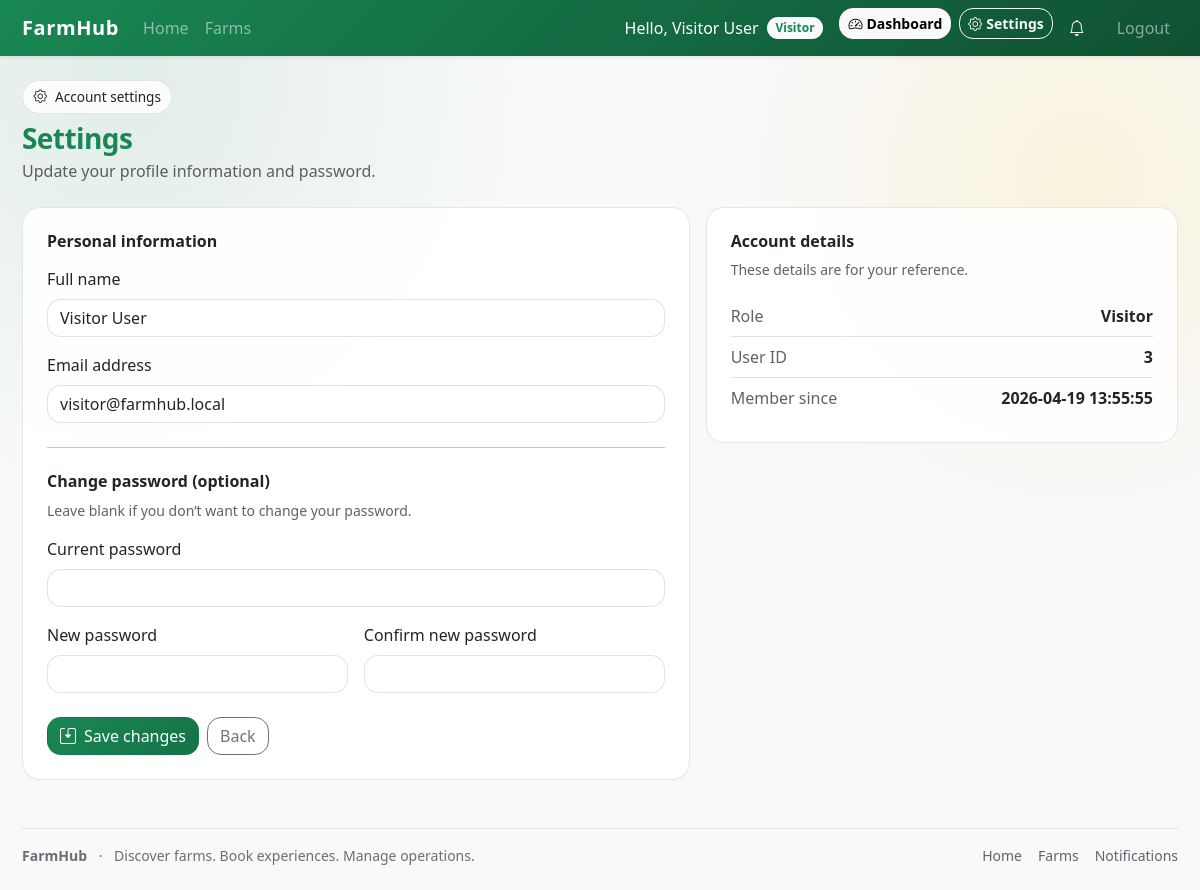
Screenshot of /public/settings (signed in) with the database file from the repository.
### tables this page shows
CREATE TABLE IF NOT EXISTS users (
  id INT UNSIGNED AUTO_INCREMENT PRIMARY KEY,
  name VARCHAR(100) NOT NULL,
  email VARCHAR(191) NOT NULL UNIQUE,
  password VARCHAR(255) NOT NULL,
  role_id INT UNSIGNED NOT NULL DEFAULT 1,
  is_active TINYINT(1) NOT NULL DEFAULT 1,
  created_at TIMESTAMP NOT NULL DEFAULT CURRENT_TIMESTAMP
);

CREATE TABLE IF NOT EXISTS roles (
  id INT UNSIGNED AUTO_INCREMENT PRIMARY KEY,
  name ENUM('visitor','owner','admin') NOT NULL UNIQUE
);

### app/controllers/SettingsController.php (called while the page is built, shortened)
<?php
class SettingsController extends BaseController
{
    public function index(): void
    {
        $user = $this->user();
        $userModel = new User();
        $fresh = $userModel->findById((int)$user['id']);
        $this->view('settings/index', [
            'user' => $fresh ?? $user,
        ]);
    }
}

### core/Router.php (called while the page is built, shortened)
<?php
class Router
{
    private array $routes = [
        'GET' => [],
        'POST' => [],
    ];
    public function get(string $path, string $handler): void
    {
        $this->routes['GET'][$this->normalize($path)] = $handler;
    }
    public function post(string $path, string $handler): void
    {
        $this->routes['POST'][$this->normalize($path)] = $handler;
    }
    public function dispatch(string $uri, string $method): void
    {
        $rawPath = parse_url($uri, PHP_URL_PATH) ?? '/';
        $publicPos = strrpos($rawPath, '/public');
        if ($publicPos !== false) {
            $path = substr($rawPath, $publicPos + strlen('/public'));
        } else {
            $path = $rawPath;
        }
        $path = $this->normalize($path);
        $method = strtoupper($method);
        $handler = $this->routes[$method][$path] ?? null;
        [$controllerName, $action] = explode('@', $handler);
        $controller = new $controllerClass();
        $controller->$action();
    }
    private function normalize(string $path): string
    {
        $path = rtrim($path, '/');
        return $path === '' ? '/' : $path;
    }
}

### public/index.php (called while the page is built, shortened)
<?php
require_once dirname(__DIR__) . '/core/bootstrap.php';
$router = new Router();
$router->get('/', 'HomeController@index');
$router->get('/farms', 'FarmController@index');
$router->get('/farm/view', 'FarmController@show');
$router->post('/search/farms', 'FarmController@search');
$router->get('/login', 'AuthController@showLogin');
$router->post('/login', 'AuthController@login');
$router->get('/register', 'AuthController@showRegister');
$router->post('/register', 'AuthController@register');
$router->get('/logout', 'AuthController@logout');
$router->get('/booking/availability', 'BookingController@availability');
$router->post('/booking/create', 'BookingController@create');
$router->post('/booking/update-status', 'BookingController@updateStatus');
$router->post('/booking/cancel', 'BookingController@cancel');
$router->get('/dashboard/owner', 'OwnerDashboardController@index');
$router->get('/dashboard/owner/bookings', 'OwnerDashboardController@bookings');
$router->get('/dashboard/admin', 'AdminDashboardController@index');
$router->get('/dashboard/visitor', 'VisitorDashboardController@index');
$router->get('/visitor/bookings', 'VisitorDashboardController@bookings');
$router->get('/owner/farms', 'OwnerFarmController@index');
$router->get('/owner/farm/create', 'OwnerFarmController@create');
$router->post('/owner/farm/store', 'OwnerFarmController@store');
$router->get('/owner/farm/edit', 'OwnerFarmController@edit');
$router->post('/owner/farm/update', 'OwnerFarmController@update');
$router->post('/owner/farm/delete', 'OwnerFarmController@delete');
$router->post('/owner/farm/image/delete', 'OwnerFarmController@deleteImage');
$router->get('/owner/farm/activities', 'OwnerActivityController@index');
$router->get('/owner/farm/activity/create', 'OwnerActivityController@create');
$router->post('/owner/farm/activity/store', 'OwnerActivityController@store');
$router->get('/owner/farm/activity/edit', 'OwnerActivityController@edit');
$router->post('/owner/farm/activity/update', 'OwnerActivityController@update');
$router->post('/owner/farm/activity/delete', 'OwnerActivityController@delete');
$router->get('/owner/farm/schedules', 'OwnerScheduleController@index');
$router->get('/owner/farm/schedule/create', 'OwnerScheduleController@create');
$router->post('/owner/farm/schedule/store', 'OwnerScheduleController@store');
$router->get('/owner/farm/schedule/edit', 'OwnerScheduleController@edit');
$router->post('/owner/farm/schedule/update', 'OwnerScheduleController@update');
$router->post('/owner/farm/schedule/delete', 'OwnerScheduleController@delete');
$router->get('/notifications', 'NotificationController@index');
$router->post('/notifications/mark-read', 'NotificationController@markRead');
$router->get('/notifications/unread-count', 'NotificationController@unreadCount');
$router->get('/settings', 'SettingsController@index');
$router->post('/settings', 'SettingsController@update');
$router->get('/admin/farms', 'AdminFarmController@index');
$router->post('/admin/farms/update-status', 'AdminFarmController@updateStatus');
$router->get('/admin/users', 'AdminUserController@index');
$router->post('/admin/users/update-role', 'AdminUserController@updateRole');
$router->post('/admin/users/toggle-status', 'AdminUserController@toggleStatus');
$router->get('/admin/reports', 'AdminReportController@index');
$router->post('/admin/reports/generate', 'AdminReportController@generate');
$router->get('/admin/activity', 'AdminActivityController@index');
$router->get('/admin/alerts', 'AdminAlertController@index');
$router->dispatch($_SERVER['REQUEST_URI'], $_SERVER['REQUEST_METHOD']);

### core/helpers.php (called while the page is built, shortened)
<?php
function base_url(string $path = ''): string
{
    $scheme = (!empty($_SERVER['HTTPS']) && $_SERVER['HTTPS'] !== 'off') ? 'https' : 'http';
    $host = $_SERVER['HTTP_HOST'] ?? 'localhost';
    $base = rtrim(str_replace('/public', '', dirname($_SERVER['SCRIPT_NAME'] ?? '')), '/');
    return $scheme . '://' . $host . $base . '/public' . ($path ? '/' . ltrim($path, '/') : '');
}
function e(string $value): string
{
    return htmlspecialchars($value, ENT_QUOTES, 'UTF-8');
}

### core/BaseModel.php (called while the page is built, shortened)
<?php
abstract class BaseModel
{
    public function __construct()
    {
        $this->db = Database::getInstance();
    }
}

### core/bootstrap.php (called while the page is built, shortened)
<?php
spl_autoload_register(function (string $class): void {
    $prefixes = [
        'Core\\' => dirname(__DIR__) . '/core/',
        'Controllers\\' => dirname(__DIR__) . '/app/controllers/',
        'Models\\' => dirname(__DIR__) . '/app/models/',
    ];
    foreach ($prefixes as $prefix => $baseDir) {
        $len = strlen($prefix);
        if (strncmp($class, $prefix, $len) !== 0) {
            continue;
        }
        $relativeClass = substr($class, $len);
        $file = $baseDir . str_replace('\\', '/', $relativeClass) . '.php';
        if (file_exists($file)) {
            return;
        }
    }
});
require_once dirname(__DIR__) . '/core/helpers.php';

### config/database.php (called while the page is built, shortened)
<?php
return [
    'host' => 'localhost',
    'dbname' => 'farmhub',
    'user' => 'root',
    'password' => '',
];

### core/Database.php (called while the page is built, shortened)
<?php
class Database
{
    private static ?PDO $instance = null;
    public static function getInstance(): PDO
    {
        if (self::$instance === null) {
            $config = require dirname(__DIR__) . '/config/database.php';
            $dsn = sprintf(
                'mysql:host=%s;dbname=%s;charset=utf8mb4',
                $config['host'],
                $config['dbname']
            );
            try {
                self::$instance = new PDO($dsn, $config['user'], $config['password'], [
                    PDO::ATTR_ERRMODE => PDO::ERRMODE_EXCEPTION,
                    PDO::ATTR_DEFAULT_FETCH_MODE => PDO::FETCH_ASSOC,
                    PDO::ATTR_EMULATE_PREPARES => false,
                ]);
            } catch (PDOException $e) {
                error_log('Database connection error: ' . $e->getMessage());
                http_response_code(500);
                echo 'Database connection error.';
                exit;
            }
        }
        return self::$instance;
    }
}

### app/models/User.php (called while the page is built, shortened)
<?php
class User extends BaseModel
{
    private function hasIsActiveColumn(): bool
    {
        $stmt = $this->db->prepare("SHOW COLUMNS FROM users LIKE 'is_active'");
        $stmt->execute();
        $row = $stmt->fetch(PDO::FETCH_ASSOC);
        $this->hasIsActiveColumn = (bool)$row;
        return $this->hasIsActiveColumn;
    }
    public function findById(int $id): ?array
    {
        $isActiveSelect = $this->hasIsActiveColumn()
            ? 'u.is_active'
            : '1 AS is_active';
        $stmt = $this->db->prepare(
            'SELECT u.*, ' . $isActiveSelect . ', r.name AS role
             FROM users u
             JOIN roles r ON u.role_id = r.id
             WHERE u.id = :id
             LIMIT 1'
        );
        $stmt->execute(['id' => $id]);
        $user = $stmt->fetch(PDO::FETCH_ASSOC);
        return $user ?: null;
    }
}

### app/views/settings/index.php (the view, shortened to what this page needs)
<div class="d-flex justify-content-between align-items-start flex-wrap gap-3 mb-4">
    <div>
        <div class="fh-chip d-inline-flex align-items-center gap-2 mb-2">
            <i class="bi bi-gear"></i>
            <span>Account settings</span>
        </div>
        <h1 class="h3 fw-bold text-success fh-section-title mb-1">Settings</h1>
        <p class="fh-muted mb-0">Update your profile information and password.</p>
    </div>
</div>
<div class="row g-3">
    <div class="col-lg-7">
        <div class="fh-card-soft p-4">
            <h2 class="h6 fw-bold mb-3">Personal information</h2>
            <form method="post" action="<?= e(base_url('settings')) ?>">
                <div class="mb-3">
                    <label class="form-label">Full name</label>
                    <input type="text" name="name" class="form-control" required value="<?= e((string)($user['name'] ?? '')) ?>">
                </div>
                <div class="mb-3">
                    <label class="form-label">Email address</label>
                    <input type="email" name="email" class="form-control" required value="<?= e((string)($user['email'] ?? '')) ?>">
                </div>
                <hr class="my-4">
                <h2 class="h6 fw-bold mb-2">Change password (optional)</h2>
                <p class="fh-muted small mb-3">Leave blank if you don’t want to change your password.</p>
                <div class="mb-3">
                    <label class="form-label">Current password</label>
                    <input type="password" name="current_password" class="form-control" autocomplete="current-password">
                </div>
                <div class="row g-3">
                    <div class="col-md-6">
                        <label class="form-label">New password</label>
                        <input type="password" name="new_password" class="form-control" minlength="6" autocomplete="new-password">
                    </div>
                    <div class="col-md-6">
                        <label class="form-label">Confirm new password</label>
                        <input type="password" name="confirm_password" class="form-control" minlength="6" autocomplete="new-password">
                    </div>
                </div>
                <div class="d-flex gap-2 mt-4">
                    <button type="submit" class="btn btn-success">
                        <i class="bi bi-save2 me-2"></i>Save changes
                    </button>
                    <a class="btn btn-outline-secondary" href="<?= e(base_url()) ?>">Back</a>
                </div>
            </form>
        </div>
    </div>
    <div class="col-lg-5">
        <div class="fh-card-soft p-4">
            <h2 class="h6 fw-bold mb-2">Account details</h2>
            <div class="fh-muted small mb-3">These details are for your reference.</div>
            <div class="d-flex justify-content-between border-bottom py-2">
                <div class="fh-muted">Role</div>
                <div class="fw-semibold"><?= e(ucfirst((string)($user['role'] ?? ($_SESSION['user']['role'] ?? 'visitor')))) ?></div>
            </div>
            <div class="d-flex justify-content-between border-bottom py-2">
                <div class="fh-muted">User ID</div>
                <div class="fw-semibold"><?= e((string)($user['id'] ?? ($_SESSION['user']['id'] ?? ''))) ?></div>
            </div>
            <div class="d-flex justify-content-between py-2">
                <div class="fh-muted">Member since</div>
                <div class="fw-semibold"><?= e((string)($user['created_at'] ?? '')) ?></div>
            </div>
        </div>
    </div>
</div>

### public/assets/css/style.css (style rules this page uses)
:root { --fh-radius: 18px; --fh-radius-sm: 14px; --fh-shadow: 0 10px 30px rgba(16, 24, 40, 0.10); --fh-shadow-sm: 0 6px 18px rgba(16, 24, 40, 0.10); --fh-border: rgba(16, 24, 40, 0.10); }
html, body { height: 100%; }
body { font-family: system-ui, -apple-system, BlinkMacSystemFont, "Segoe UI", sans-serif; background: radial-gradient(900px circle at 10% 10%, rgba(25, 135, 84, 0.10), transparent 45%), radial-gradient(700px circle at 90% 20%, rgba(255, 193, 7, 0.12), transparent 50%), #f7f8fa; }
.fh-card-soft { border: 1px solid var(--fh-border) !important; border-radius: var(--fh-radius) !important; background: rgba(255, 255, 255, 0.88); }
.fh-section-title { letter-spacing: -0.02em; }
.fh-muted { color: rgba(33, 37, 41, 0.72) !important; }
.fh-chip { border: 1px solid var(--fh-border); background: rgba(255, 255, 255, 0.85); border-radius: 999px; padding: 0.35rem 0.65rem; font-size: 0.85rem; }
.btn { border-radius: 14px; }
.btn-success { background: linear-gradient(135deg, #198754 0%, #157347 100%); border-color: rgba(0,0,0,0.05); }
.form-control, .form-select { border-radius: 14px; border-color: rgba(16, 24, 40, 0.12); }

### rows the page displays
users: name "Visitor User", email "visitor@farmhub.local", role.name "Visitor", id "3", created_at "2026-04-19 13:55:55"

### other values shown
$_SESSION['user']['name'] "Visitor User"
$role "Visitor"
